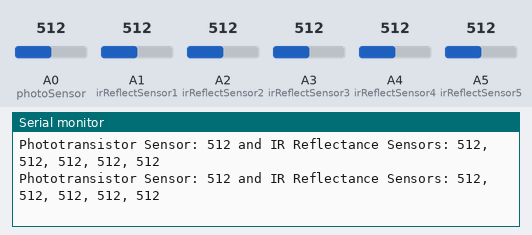
The sketch below on a simulated Arduino Uno, built with avr-gcc and run on an emulated ATmega328P. Shown: the last lines printed to the serial monitor. The test bench sets the inputs (shaded band); at power-on: A0 (photoSensor) = 512, A1 (irReflectSensor1) = 512, A2 (irReflectSensor2) = 512, A3 (irReflectSensor3) = 512, A4 (irReflectSensor4) = 512, A5 (irReflectSensor5) = 512.

Above: at 1.8 s.
1.9 s: A0 (photoSensor) set to 716
At 2.5 s:
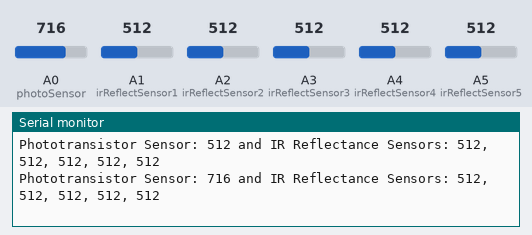
3.4 s: A1 (irReflectSensor1) set to 716
At 4.0 s:
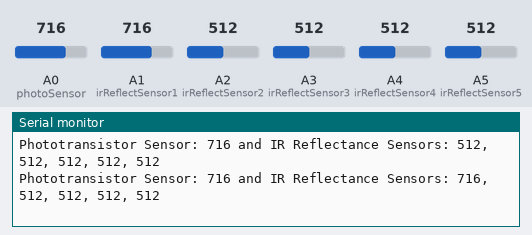
4.9 s: A2 (irReflectSensor2) set to 716
At 5.6 s:
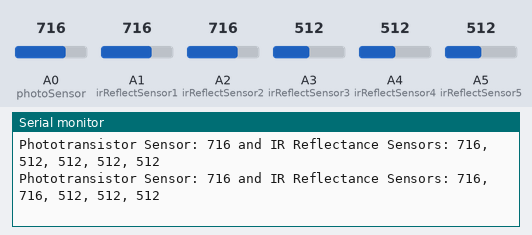
6.4 s: A3 (irReflectSensor3) set to 716
At 7.1 s:
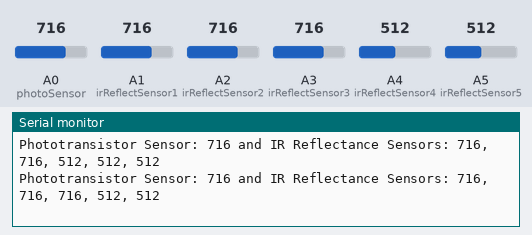
7.9 s: A4 (irReflectSensor4) set to 716
At 8.7 s:
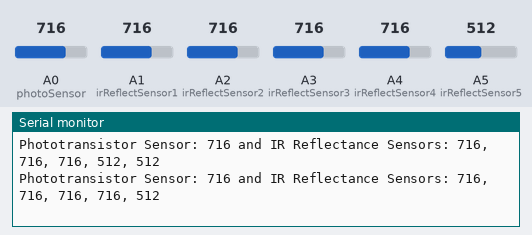
9.4 s: A5 (irReflectSensor5) set to 716
At 9.4 s:
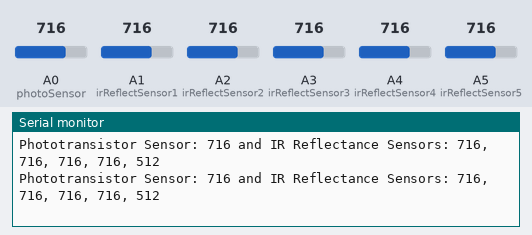

Measured:
- after the input at 1.9 s, the serial monitor: prints a new line after 0.15 s (image 1)
- after the input at 3.4 s, the serial monitor: prints a new line after 0.20 s (image 2)
- after the input at 4.9 s, the serial monitor: prints a new line after 0.25 s (image 3)
- after the input at 6.4 s, the serial monitor: prints a new line after 0.30 s (image 4)
- after the input at 7.9 s, the serial monitor: prints a new line after 0.35 s (image 5)

The sketch:

read_sensors.ino
```cpp
void setup()
{
  //initialization
  Serial.begin(9600);
  initSensors();
}

void loop()
{
  delay(500);
  printAllSensors();
}
```

sensors.ino
```cpp
#define photoSensor 14
#define irReflectSensor1 15
#define irReflectSensor2 16
#define irReflectSensor3 17
#define irReflectSensor4 18
#define irReflectSensor5 19

int irSensorPins[5] = { irReflectSensor1, irReflectSensor2, irReflectSensor3, irReflectSensor4, irReflectSensor5 };

void initSensors()
{
  pinMode(photoSensor, INPUT);
  pinMode(irReflectSensor1, INPUT);
  pinMode(irReflectSensor2, INPUT);
  pinMode(irReflectSensor3, INPUT);
  pinMode(irReflectSensor4, INPUT);
  pinMode(irReflectSensor5, INPUT);
}

void printAllSensors()
{
  Serial.print("Phototransistor Sensor: ");
  Serial.print(readPhoto());
  Serial.print(" and IR Reflectance Sensors: ");
  for(int i = 0; i < 5; i++)
  { Serial.print(readIr(i+1)); if(i != 4) { Serial.print(", "); } }
  Serial.println();
}

int readSensor(int pin)
{ return analogRead(pin - 14); }

int readPhoto()
{ return readSensor(photoSensor); }

int readIr(int num)
{ return readSensor(irSensorPins[num-1]); }
```
